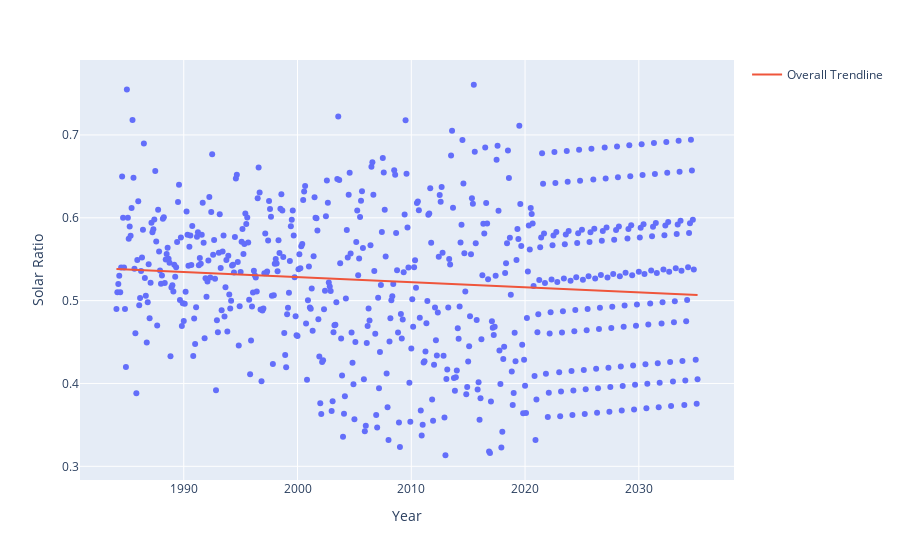

Notebook code for this chart:
### Markdown cell above
## Plotly

Plotly needs an x and a y argument, therefore I'm having trouble with basic plots because of the way the data is formatted.

### Code cell
#fig = px.scatter(allsky, x = "Year", y = "Solar Ratio", trendline="ols",  trendline_scope="overall") 
fig = px.scatter(df, x = 'Year', y = 'Solar Ratio', trendline="ols",  trendline_scope="overall")
#px.plot(pred_sol1, label = 'arima', trendline="ols")
fig.show()

### Figure 1 — Plotly figure (JSON) as saved in the notebook; plotly's stock layout.template omitted (floating-point values rounded to 4 significant figures; data arrays with more than 128 entries replaced by an {"elided": "..."} marker saying what was removed)
{"data": [{"hovertemplate": "Year=%{x}<br>Solar Ratio=%{y}<extra></extra>", "legendgroup": "", "marker": {"color": "#636efa", "symbol": "circle"}, "mode": "markers", "name": "", "orientation": "v", "showlegend": false, "type": "scatter", "x": {"elided": "600 str values"}, "xaxis": "x", "y": {"elided": "600 float values"}, "yaxis": "y"}, {"hovertemplate": "<b>OLS trendline</b><br>Solar Ratio = -1.93088e-11 * Year + 0.546619<br>R<sup>2</sup>=0.009870<br><br>Year=%{x}<br>Solar Ratio=%{y} <b>(trend)</b><extra></extra>", "legendgroup": "Overall Trendline", "line": {"color": "#EF553B"}, "mode": "lines", "name": "Overall Trendline", "showlegend": true, "type": "scatter", "x": {"elided": "600 str values"}, "xaxis": "x", "y": {"elided": "600 float values"}, "yaxis": "y"}], "layout": {"legend": {"tracegroupgap": 0}, "margin": {"t": 60}, "xaxis": {"anchor": "y", "domain": [0, 1], "title": {"text": "Year"}}, "yaxis": {"anchor": "x", "domain": [0, 1], "title": {"text": "Solar Ratio"}}}}
